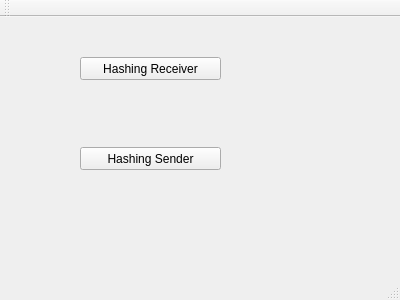
<?xml version="1.0" encoding="UTF-8"?>
<ui version="4.0">
 <class>MainWindow</class>
 <widget class="QMainWindow" name="MainWindow">
  <property name="geometry">
   <rect>
    <x>0</x>
    <y>0</y>
    <width>400</width>
    <height>300</height>
   </rect>
  </property>
  <property name="windowTitle">
   <string>MainWindow</string>
  </property>
  <widget class="QWidget" name="centralWidget">
   <widget class="QPushButton" name="hashing">
    <property name="enabled">
     <bool>true</bool>
    </property>
    <property name="geometry">
     <rect>
      <x>80</x>
      <y>40</y>
      <width>141</width>
      <height>23</height>
     </rect>
    </property>
    <property name="text">
     <string>Hashing Receiver</string>
    </property>
   </widget>
   <widget class="QPushButton" name="sender">
    <property name="geometry">
     <rect>
      <x>80</x>
      <y>130</y>
      <width>141</width>
      <height>23</height>
     </rect>
    </property>
    <property name="text">
     <string>Hashing Sender</string>
    </property>
   </widget>
  </widget>
  <widget class="QMenuBar" name="menuBar">
   <property name="geometry">
    <rect>
     <x>0</x>
     <y>0</y>
     <width>400</width>
     <height>21</height>
    </rect>
   </property>
  </widget>
  <widget class="QToolBar" name="mainToolBar">
   <attribute name="toolBarArea">
    <enum>TopToolBarArea</enum>
   </attribute>
   <attribute name="toolBarBreak">
    <bool>false</bool>
   </attribute>
  </widget>
  <widget class="QStatusBar" name="statusBar"/>
 </widget>
 <layoutdefault spacing="6" margin="11"/>
 <resources/>
 <connections/>
</ui>
